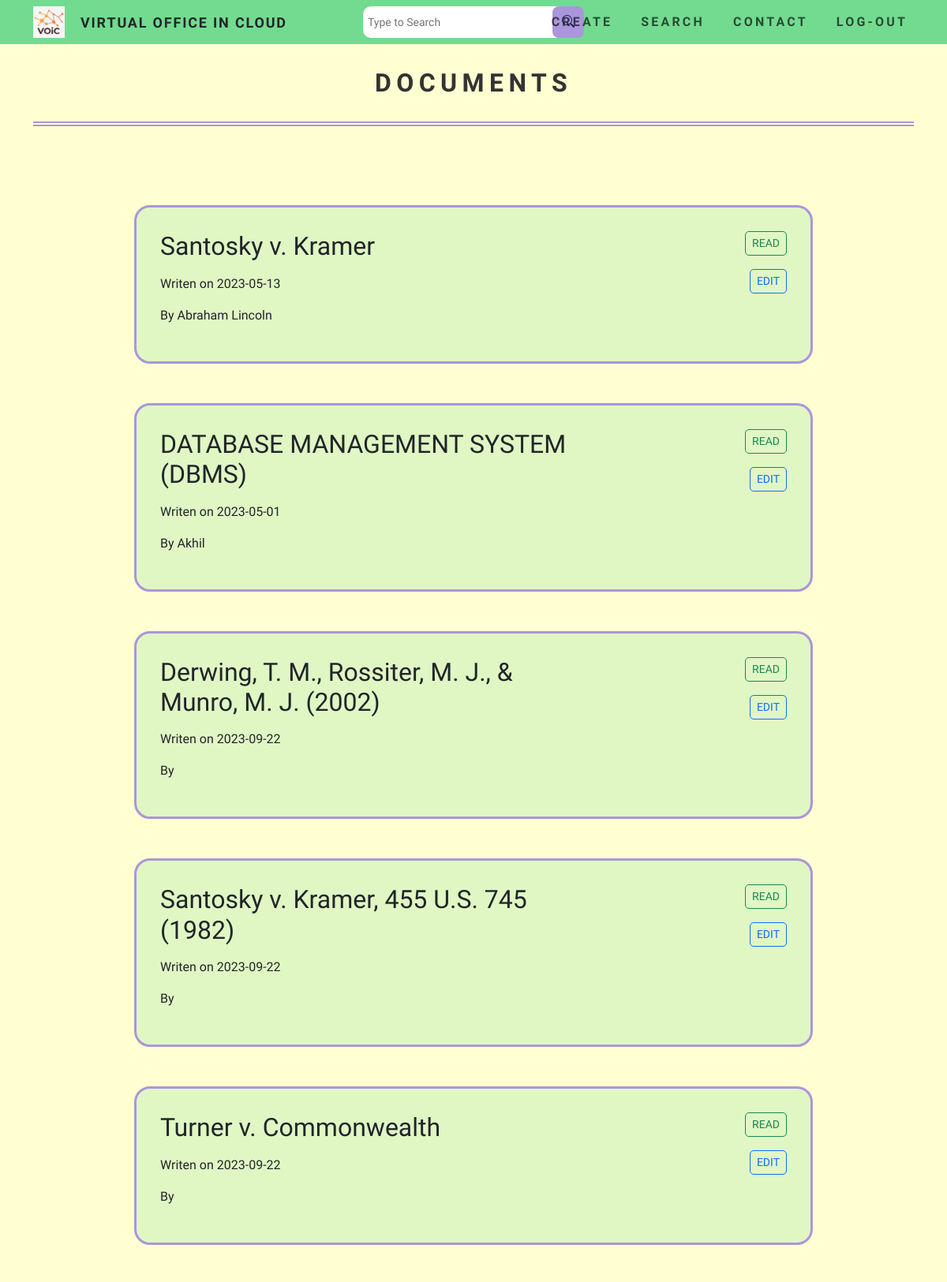
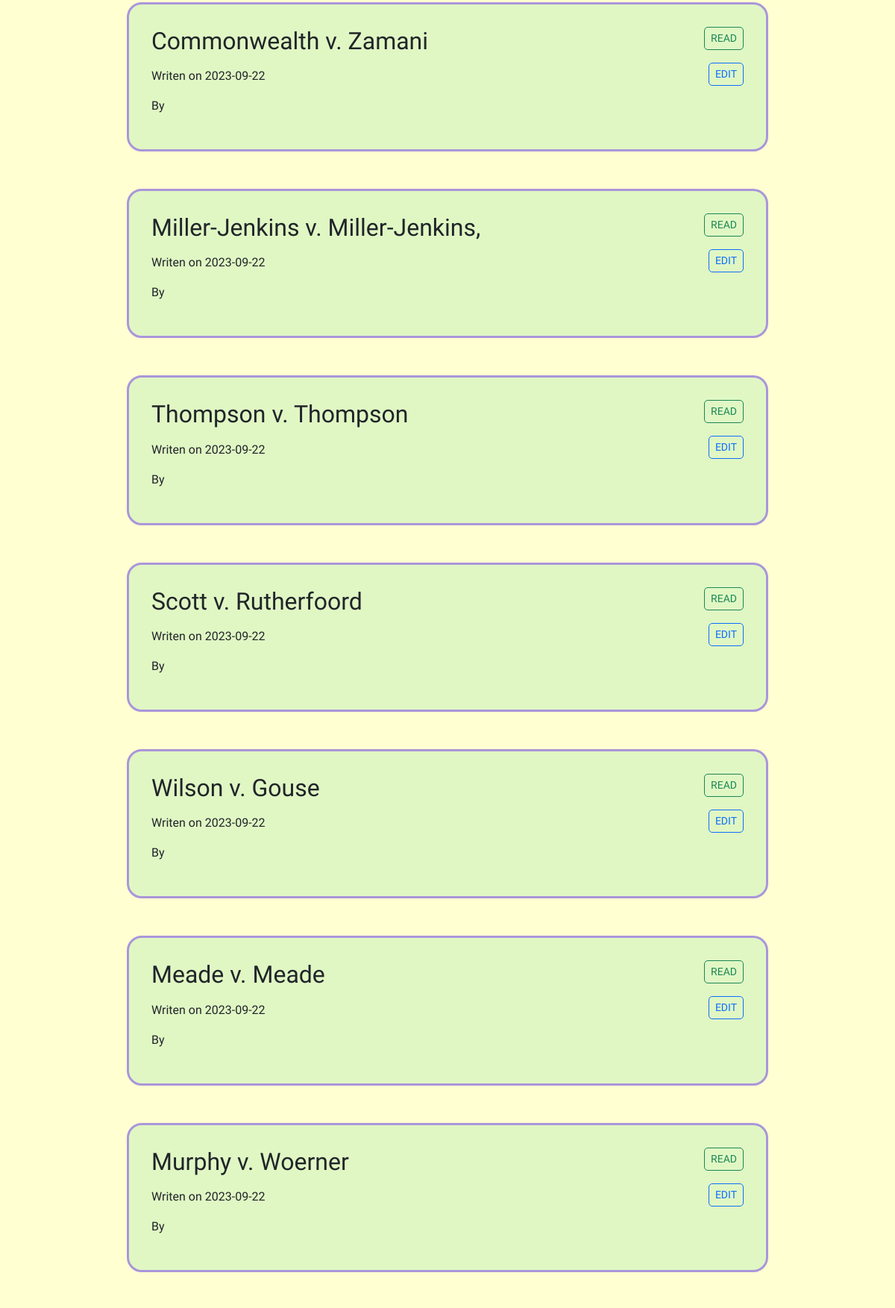
The app's page /home.php (signed in, upper part) with its own data (2 pictures, top to bottom).
### tables this page shows
CREATE TABLE `documents` (
  `id` int(11) NOT NULL,
  `title` varchar(255) NOT NULL,
  `description` text NOT NULL,
  `author` varchar(125) NOT NULL,
  `createdOn` date NOT NULL,
  `todaydate` date NOT NULL,
  `ChildName` varchar(125) NOT NULL,
  `ChildState` varchar(45) NOT NULL,
  `Parent1Name` varchar(125) NOT NULL,
  `ChildStayPre` int(11) NOT NULL,
  `Parent1State` varchar(45) NOT NULL,
  `CaseDate` date NOT NULL,
  `CaseState` varchar(45) NOT NULL,
  `ChangeState` varchar(45) NOT NULL,
  `Parent2Name` varchar(125) NOT NULL,
  `CaseStay` int(11) NOT NULL,
  `Parent2State` varchar(45) NOT NULL,
  `court` varchar(255) NOT NULL,
  `caseNo` int(11) NOT NULL,
  `Petitioner` varchar(255) NOT NULL,
  `Respondent` varchar(255) NOT NULL,
  `Citations` text NOT NULL,
  `Signature` varchar(255) NOT NULL
);

### home.php (the view, shortened to what this page needs)
<?php
if (isset($_SESSION["user_id"])) {
    $mysqli = require __DIR__ . "/database.php";
    $sql = "SELECT * FROM user
            WHERE id = {$_SESSION["user_id"]}";
    $result = $mysqli->query($sql);
    $user = $result->fetch_assoc();
}
?>
<!DOCTYPE html>
<html lang="en">
<head>
    <link href="https://cdn.jsdelivr.net/npm/bootstrap@5.3.0-alpha1/dist/css/bootstrap.min.css" rel="stylesheet">
    <link rel="stylesheet" href="https://cdn.jsdelivr.net/npm/bootstrap-icons@1.10.3/font/bootstrap-icons.css">
    <link rel="stylesheet" href="style.css">
</head>
<body>
<?php if (isset($user)): ?>
    <header>
        <nav class="navbar navbar-expand-lg  navbar-light">
            <div class="container">
                <a href="VOiC.php" class="navbar-logo">
                    <img class="d-inline-block align-top" src="logo.png" height="40" alt="">
                </a>
                <?php if($_SESSION["role"] == 1) {  ?>
                    <a href="VOiC.php" class="nav-link" style="padding-left: 20px; font-size: 18px;"> Virtual Office in Cloud</a>
                <?php } ?>
                <div class="search-box">
                    <form action="search.php" method="post"  class="search-opt" style="all: unset;padding: none !important;" >
                        <input class="search-txt1" type="text" name="search" placeholder="Type to Search">
                        <button type="submit" name="submit-search" class="search-btn1" style="border: none;    "><i class="bi bi-search"></i></button>
                    </form>
                </div>
                <div class="collapse navbar-collapse" id="navbarNav">
                    <ul class="navbar-nav ms-auto">
                        <li class="nav-item active">
                            <a href="create.php" class="nav-link">Create</a>
                        </li>
                        <li class="nav-item active">
                            <a href="VOiC.php" class="nav-link">Search</a>
                        </li>
                        <li class="nav-item active">
                            <a href="contact.html" class="nav-link"> Contact </a>
                        </li>
                        <li class="nav-item active">
                            <a href="logout.php" class="nav-link"> Log-out </a>
                        </li>
                    </ul>
                </div>
            </div>
        </nav>
    </header>
    <div class="container">
        <h1>Documents</h1>
    </div>
    <div class="container" style="padding-bottom: 150px; margin-top: 100px; margin-bottom: 100px; border-radius: 20px; padding-left: 140px; padding-right: 140px">
<?php
$result = $mysqli->query("SELECT * FROM `documents`");
if (mysqli_num_rows($result) > 0) {
    while($row = mysqli_fetch_assoc($result)){
?>
        <div class="container" style="padding: 30px; border: #AA96DA solid; border-radius: 20px; background-color: #73db9038; margin-bottom: 50px ">
            <div class="row" style="  ">
              <div class="col-sm-8" >
                  <h2> <?php echo $row['title'] ?> </h2>
                  <p>Writen on <?php echo $row['createdOn'] ?>  </p>
                  <p class="text-right"> By <?php  echo $row['author'] ?> </p>
              </div>
              <div class="col-sm-4" >
                  <a href='read.php?rid=<?php echo $row['id']; ?>' class="btn btn-outline-success mr-2 btn-sm float-right read" >READ</a><br><br>
                  <a href='update.php?uid=<?php echo $row['id']; ?>' class="btn btn-outline-primary mr-2 btn-sm float-right read" style="float: right!important;  ">EDIT</a><br><br>
              </div>
            </div>
        </div>
<?php
    }
} else {
    echo "No results found.";
}
?>
    </div>
    <?php endif; ?>
</body>
</html>

### style.css (style rules this page uses)
nav { background-color: #73db90; font-weight: bolder; }
body { font-family: 'Quicksand', sans-serif; background-color: #ffffd2; }
input { width: 180px; border: thin solid rgba(0, 0, 255, 0.059); }
form { padding: 50px; }
h1 { border-bottom: 6px double #AA96DA; position: relative; text-decoration: none; font-size: 2em; color: #333; text-transform: uppercase; letter-spacing: 0.2em; text-align: center; padding: 30px; font-weight: bolder; }
.search-box { position: absolute; top: 50%; left: 50%; transform: translate(-50%, -50%); background: rgb(255, 255, 255) ; height: 40px; border-radius: 10px; outline: none; }
header a { position: relative; text-decoration: none; font-size: 1em; color: #333; text-transform: uppercase; letter-spacing: 0.1em; }
header ul { position: relative; display: flex; gap: 20px; }
header ul li { list-style: none; }
header ul li a { position: relative; text-decoration: none; font-size: 1em; color: #333; text-transform: uppercase; letter-spacing: 0.2em; }
header ul li a::before { content: ''; position: absolute; bottom: -1px; width: 100%; height: 2px; background: #333; transform: scaleX(0); transition: transform 0.5s ease-in-out; transform-origin: right; }
.search-opt { padding: none !important; margin: none; }

### home.php (style rules this page uses)
.read { float: right!important; border-radius: 5px; }
.search-btn1 { background: #AA96DA; color: #21216f; float: right; width: 40px; height: 40px; border-radius: 20%; display: flex; justify-content: center; align-items: center; transition: 0.5s; }
.search-txt1 { width: 240px; padding: 0 6px; border: none; background: none; outline: none; float: left; color: rgb(0, 0, 0); font-size: 14px; transition: 0.5s; line-height: 40px; }

### records on screen
documents: title "Santosky v. Kramer", createdOn "2023-05-13", author "Abraham Lincoln"
documents: title "DATABASE MANAGEMENT SYSTEM (DBMS)", createdOn "2023-05-01", author "Akhil"
documents: title "Derwing, T. M., Rossiter, M. J., & Munro, M. J. (2002)", createdOn "2023-09-22"
documents: title "Santosky v. Kramer, 455 U.S. 745 (1982)", createdOn "2023-09-22"
documents: title "Turner v. Commonwealth", createdOn "2023-09-22"
documents: title "Commonwealth v. Zamani", createdOn "2023-09-22"
documents: title "Miller-Jenkins v. Miller-Jenkins,", createdOn "2023-09-22"
documents: title "Thompson v. Thompson", createdOn "2023-09-22"
documents: title "Scott v. Rutherfoord", createdOn "2023-09-22"
documents: title "Wilson v. Gouse", createdOn "2023-09-22"
documents: title "Meade v. Meade", createdOn "2023-09-22"
documents: title "Murphy v. Woerner", createdOn "2023-09-22"
